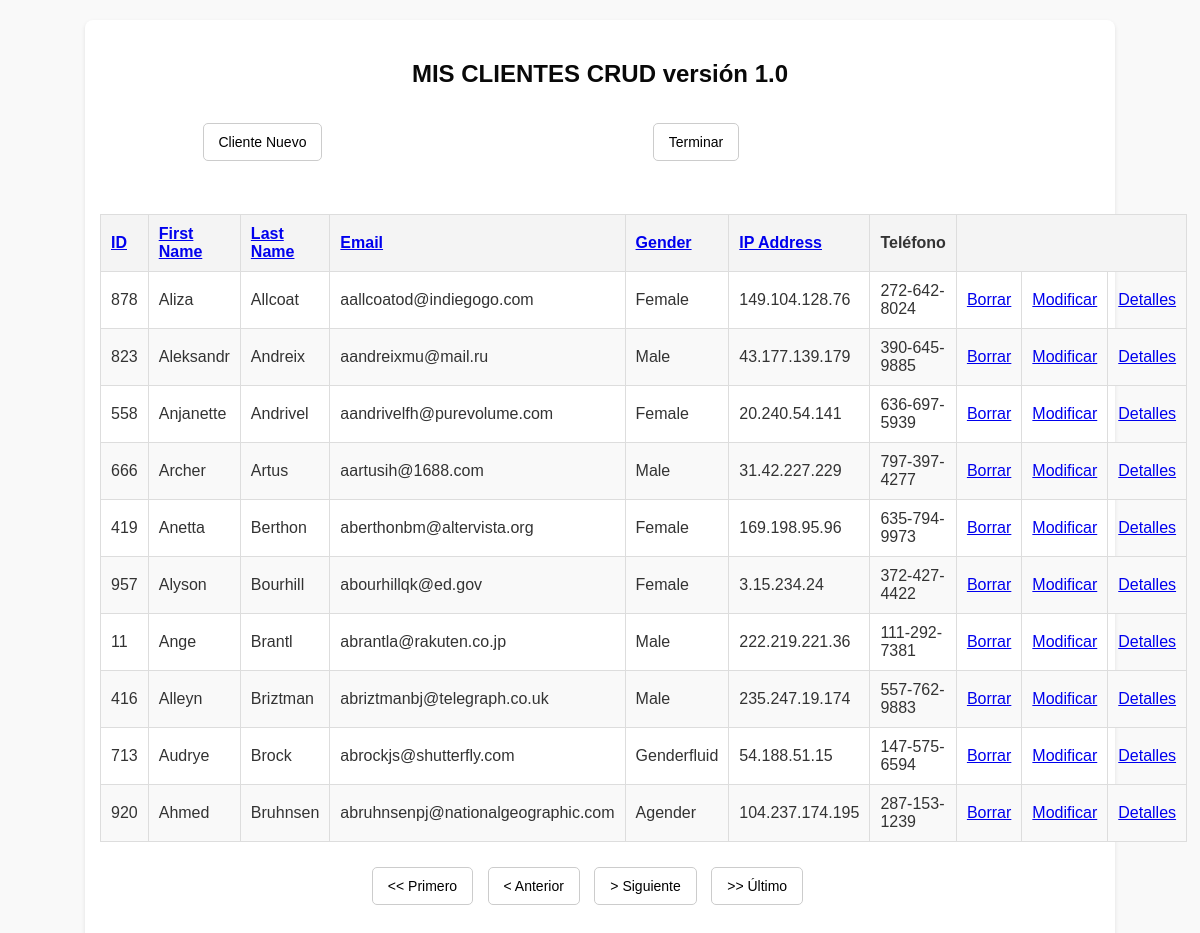
The app's page /index.php?filtrar=email (signed in) with its own data.
### tables this page shows
create table clientes (
	id INT(8) auto_increment not null,
	first_name VARCHAR(50),
	last_name VARCHAR(50),
	email VARCHAR(50),
	gender VARCHAR(50),
	ip_address VARCHAR(20),
	telefono VARCHAR(50),
	CONSTRAINT pk_usuarios PRIMARY KEY(id)
);

### app/models/AccesoDatosPDO.php (called while the page is built, shortened)
<?php
class AccesoDatosPDO
{
    private static $modelo = null;
    private $dbh = null;
    public static function getModelo()
    {
        if (self::$modelo == null) {
            self::$modelo = new AccesoDatosPDO();
        }
        return self::$modelo;
    }
    private function __construct()
    {
        try {
            $dsn = "mysql:host=" . DB_SERVER . ";dbname=" . DATABASE . ";charset=utf8";
            $this->dbh = new PDO($dsn, DB_USER, DB_PASSWD);
            $this->dbh->setAttribute(PDO::ATTR_ERRMODE, PDO::ERRMODE_EXCEPTION);
        } catch (PDOException $e) {
            echo "Error de conexión " . $e->getMessage();
            exit();
        }
    }
    public function getClientes($primero, $cuantos, $filtro): array
    {
        $tuser = [];
        $stmt_usuarios  = $this->dbh->prepare("select * from clientes " . $filtro . " limit $primero,$cuantos");
        $stmt_usuarios->setFetchMode(PDO::FETCH_CLASS, 'Cliente');
        if ($stmt_usuarios->execute()) {
            while ($user = $stmt_usuarios->fetch()) {
                $tuser[] = $user;
            }
        }
        return $tuser;
    }
}

### app/models/Cliente.php (called while the page is built, shortened)
<?php
class Cliente {
   function __get($name)
   {
       if ( property_exists($this,$name)){
           return $this->$name;
       }
   }
}

### app/views/list.php (the view)
<form>
    <table>
        <tr>
            <td style="border: none !important;">
                <button type="submit" name="orden" value="Nuevo" <?= $_SESSION['rol'] === 0 ? 'style="display: none;"' : '' ?>> Cliente Nuevo </button><br>
            </td>
            <td style="border: none !important;">
                <button type="submit" name="orden" value="Terminar"> Terminar </button>
            </td>
        </tr>
    </table>
</form>
<br>
<table>
    <thead>
        <tr>
            <th><a href="?filtrar=id">ID</a></th>
            <th><a href="?filtrar=first_name">First Name</a></th>
            <th><a href="?filtrar=last_name">Last Name</a></th>
            <th><a href="?filtrar=email">Email</a></th>
            <th><a href="?filtrar=gender">Gender</a></th>
            <th><a href="?filtrar=ip">IP Address</a></th>
            <th>Teléfono</th>
            <th colspan="3"></th>
        </tr>
    </thead>
    <tbody>
        <?php foreach ($tclientes as $cli): ?>
            <tr>
                <td><?= $cli->id ?> </td>
                <td><?= $cli->first_name ?> </td>
                <td><?= $cli->last_name ?> </td>
                <td><?= $cli->email ?> </td>
                <td><?= $cli->gender ?> </td>
                <td><?= $cli->ip_address ?> </td>
                <td><?= $cli->telefono ?> </td>
                <td <?= $_SESSION['rol'] === 0 ? 'style="display: none;"' : '' ?>><a href="#" onclick="confirmarBorrar('<?= $cli->first_name ?>','<?= $cli->id ?>');"  >Borrar</a></td>
                <td <?= $_SESSION['rol'] === 0 ? 'style="display: none;"' : '' ?>><a href="?orden=Modificar&id=<?= $cli->id ?>"  >Modificar</a></td>
                <td><a href="?orden=Detalles&id=<?= $cli->id ?>">Detalles</a></td>
            </tr>
        <?php endforeach; ?>
    </tbody>
</table>
<form>
    <button name="nav" value="Primero"><< Primero </button>
    <button name="nav" value="Anterior">< Anterior </button>
    <button name="nav" value="Siguiente"> > Siguiente </button>
    <button name="nav" value="Ultimo"> >> Último </button>
</form>

### web/css/default.css (style rules this page uses)
body { font-family: Arial, sans-serif; margin: 0; padding: 0; background-color: #f9f9f9; color: #333; }
table { width: 100%; border-collapse: collapse; margin-bottom: 20px; }
th, td { border: 1px solid #ddd; padding: 10px; text-align: left; }
th { background-color: #f4f4f4; font-weight: bold; }
tr:nth-child(even) { background-color: #f9f9f9; }
form { text-align: center; }
button { padding: 10px 15px; margin: 5px; border: 1px solid #ccc; border-radius: 5px; background-color: #ffffff; cursor: pointer; font-size: 14px; transition: background-color 0.3s; }
form { width: 800px; margin: 0 auto; }

### records on screen
clientes: id "878", first_name "Aliza", last_name "Allcoat", email "aallcoatod@indiegogo.com", gender "Female", ip_address "149.104.128.76", telefono "272-642-8024"
clientes: id "823", first_name "Aleksandr", last_name "Andreix", email "aandreixmu@mail.ru", gender "Male", ip_address "43.177.139.179", telefono "390-645-9885"
clientes: id "558", first_name "Anjanette", last_name "Andrivel", email "aandrivelfh@purevolume.com", gender "Female", ip_address "20.240.54.141", telefono "636-697-5939"
clientes: id "666", first_name "Archer", last_name "Artus", email "aartusih@1688.com", gender "Male", ip_address "31.42.227.229", telefono "797-397-4277"
clientes: id "419", first_name "Anetta", last_name "Berthon", email "aberthonbm@altervista.org", gender "Female", ip_address "169.198.95.96", telefono "635-794-9973"
clientes: id "957", first_name "Alyson", last_name "Bourhill", email "abourhillqk@ed.gov", gender "Female", ip_address "3.15.234.24", telefono "372-427-4422"
clientes: id "11", first_name "Ange", last_name "Brantl", email "abrantla@rakuten.co.jp", gender "Male", ip_address "222.219.221.36", telefono "111-292-7381"
clientes: id "416", first_name "Alleyn", last_name "Briztman", email "abriztmanbj@telegraph.co.uk", gender "Male", ip_address "235.247.19.174", telefono "557-762-9883"
clientes: id "713", first_name "Audrye", last_name "Brock", email "abrockjs@shutterfly.com", gender "Genderfluid", ip_address "54.188.51.15", telefono "147-575-6594"
clientes: id "920", first_name "Ahmed", last_name "Bruhnsen", email "abruhnsenpj@nationalgeographic.com", gender "Agender", ip_address "104.237.174.195", telefono "287-153-1239"
